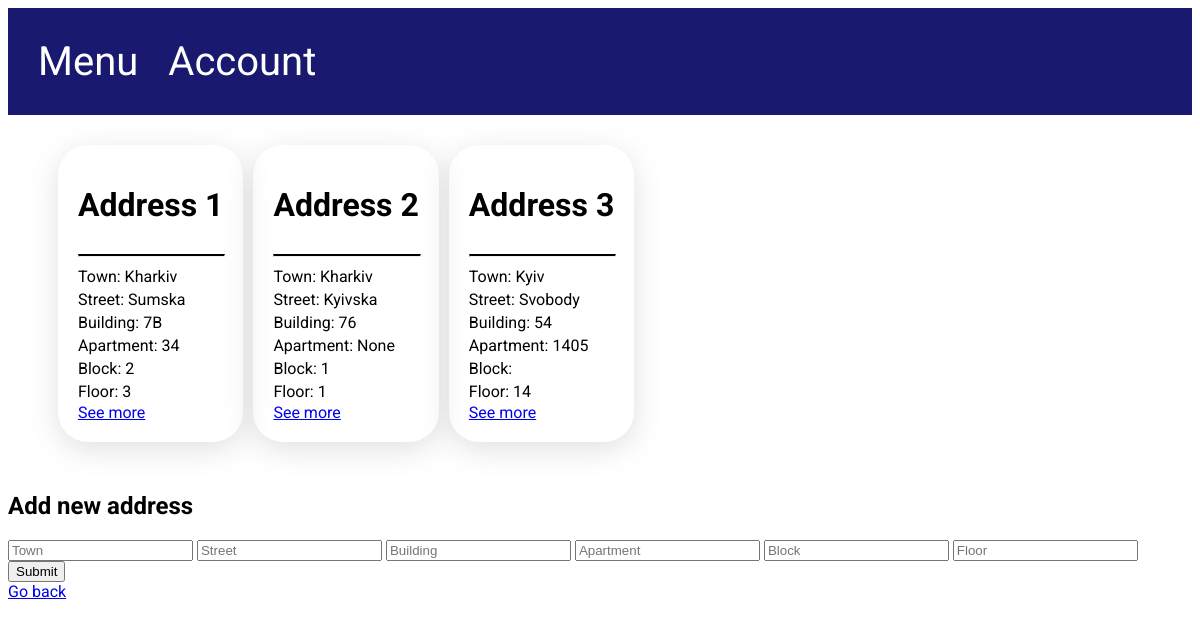
/user/address (signed in), run on the app's committed database.
### tables this page shows
CREATE TABLE "address" (
	"id"	INTEGER NOT NULL UNIQUE,
	"town"	TEXT NOT NULL,
	"street"	TEXT NOT NULL,
	"building"	TEXT NOT NULL,
	"apartment"	TEXT,
	"block"	INTEGER,
	"floor"	INTEGER,
	"user_id"	INTEGER NOT NULL,
	PRIMARY KEY("id" AUTOINCREMENT),
	FOREIGN KEY("user_id") REFERENCES "user"("id")
);

### app.py (the view, shortened to what this page needs)
@app.route('/user/address', methods=['GET', 'POST'])
def user_address_list():
    if session.get("user_id") is None:
        return app.redirect("/user/sign_in")
    with SQLiteDB("dish.db") as db:
        addresses = db.select_from("address", ["*"], {"user_id": session["user_id"]})
    return render_template("addresses.html", addresses=addresses)

### functions.py (called while the page is built)
def dict_factory(cursor, row):
    d = {}
    for idx, col in enumerate(cursor.description):
        d[col[0]] = row[idx]
    return d

    def __enter__(self):
        return self

    def __exit__(self, exc_type, exc_val, exc_tb):
        self.con.commit()
        self.con.close()

    def sql_query(self, query: str):
        answer = self.cur.execute(query)
        return answer.fetchall()

    def select_from(self, table_name: str, columns: list, where: dict = None,
                    join_table: str = None, join_columns: tuple = None):
        columns = ", ".join(columns)
        query = f"SELECT {columns} FROM {table_name}"
        if join_table:
            join_table = f" JOIN {join_table} on {join_table}.{join_columns[0]} = {table_name}.{join_columns[1]}"
            query += join_table
        if where:
            where = " WHERE " + " AND ".join([f"{key} = '{value}'" for key, value in where.items()])
            query += where
        return self.sql_query(query)

### templates/addresses.html
{% extends 'base.html' %}
{% block content %}
    <div class="container user_addresses">
        {% for address in addresses %}
            <div class="content-holder orders">
                <h1>Address {{ loop.index }}</h1>
                <hr class="line">
                <p>Town: {{ address.town }}</p>
                <p>Street: {{ address.street }}</p>
                <p>Building: {{ address.building }}</p>
                <p>Apartment: {{ address.apartment }}</p>
                <p>Block: {{ address.block }}</p>
                <p>Floor: {{ address.floor }}</p>
                <a href="/user/address/{{ address.id }}"> See more </a>
            </div>
        {% endfor %}
    </div>
    <form method = "POST">
        <h2>Add new address</h2>
        <input type="text" name="town" placeholder="Town">
        <input type="text" name="street" placeholder="Street">
        <input type="text" name="building" placeholder="Building">
        <input type="text" name="apartment" placeholder="Apartment">
        <input type="text" name="block" placeholder="Block">
        <input type="text" name="floor" placeholder="Floor">
        <input type = submit>
    </form>
    <a href="/user"> Go back </a>
{% endblock %}

### static/css/style.css (style rules this page uses)
body { font-family: 'Roboto', sans-serif; }
.container { padding: 30px 50px 30px 50px; }
.content-holder { display: flex; flex-direction: column; border-radius: 30px; padding: 20px; box-shadow: rgba(100, 100, 111, 0.2) 0px 7px 29px 0px; }
.line { border-top: 2px solid black; width: 100% }
.orders p { margin-top: 2px; margin-bottom: 2px; }
.user_addresses { display: flex; align-items: center; gap: 10px; }

### data on the page
address: town "Kharkiv", street "Sumska", building "7B", apartment "34", block "2", floor "3"
address: town "Kharkiv", street "Kyivska", building "76", apartment "None", block "1", floor "1"
address: town "Kyiv", street "Svobody", building "54", apartment "1405", floor "14"
